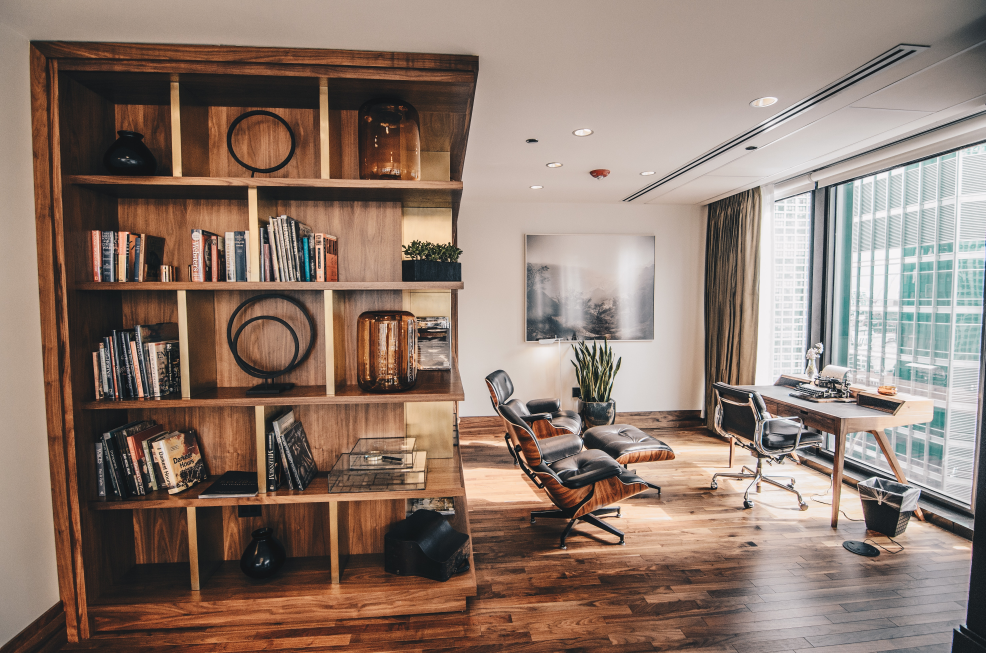
#> input picture project/image/3.jpg, 4928 x 3264 px, found by its file name (shown at 1/5 size)
$ python 14_Draw_Polygons_Hexagon_on_Image_openCV.py
#> lines starting #> are read from the running program, lines starting #| are printed output that depends on the picture
# (14)****************Draw ploygons and Hexagon on image in openCV using python******************

# ----if we want to draw polygons or hexagon on image than we use polylines function in cv2

# ---importing libraries
import cv2
import numpy as np

# ----this is the path of image
img_path = r'images/3.JPG'

# ---for reading the image
image = cv2.imread(img_path)
#> image is the input picture: shape (3264, 4928, 3); mean B, G, R 110.7, 122.4, 142.4
img_resize = cv2.resize(image,(800,600))
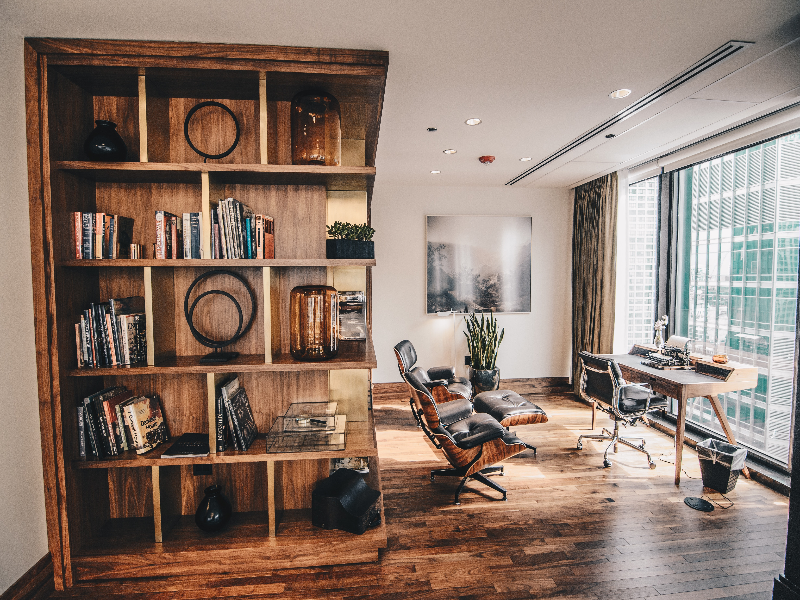
#> img_resize: shape (600, 800, 3); mean B, G, R 110.6, 122.2, 142.3

# ---Appling the polylines function
# pts = np.array([[50,70],[70,90],[50,110],[40,130],[500,150]])
isClosed = True
color = (34,234,8)
thickness = 3
lineType = cv2.LINE_8
shift =0

# ----creat polyline function
# img_polygon = cv2.polylines(img_resize,[pts],isClosed,color,thickness,lineType,shift)

# ----if we want to creat hexagon shape than we use always polylines function just change the pts values
pts = np.array([[25,70],[25,145],
                [75,190],[150,190],
                [200,150],[200,70],
                [150,25],[75,25]],
                np.int32)
img_polygon = cv2.polylines(img_resize,[pts],isClosed,color,thickness,lineType,shift)

# ----if we want to draw rectangle, triangle or line by using polyline we use polylines function
rectangle = np.array([[10,5],[10,255],[50,225],[50,5]],np.int32)
triangle = np.array([[100,110],[150,190],[400,305],],np.int32)
line = np.array([[500,225],[700,225]],np.int32)

# ---this is for rectangle
# img_polygon = cv2.polylines(img_resize,[rectangle],isClosed,color,thickness,lineType,shift)

# ---this is for triangle
# img_polygon = cv2.polylines(img_resize,[triangle],isClosed,color,thickness,lineType,shift)

# ----this is for line
# img_polygon = cv2.polylines(img_resize,[line],isClosed,color,thickness,lineType,shift)

# ----if we want to put text in the line than we use putText function
# text = cv2.putText(img_polygon,"Amazing",(450,225),cv2.FONT_HERSHEY_SCRIPT_COMPLEX,2,(255,36,232),2)
text = cv2.putText(img_polygon,"OctaGon",(50,105),cv2.FONT_HERSHEY_SCRIPT_COMPLEX,2,(255,36,232),2)


# ---for showing the image
# cv2.imshow("image",img_polygon)
cv2.imshow("image",text)
cv2.waitKey(0)
cv2.destroyAllWindows()

$ run again, with project/image/1.jpg copied over project/image/3.jpg
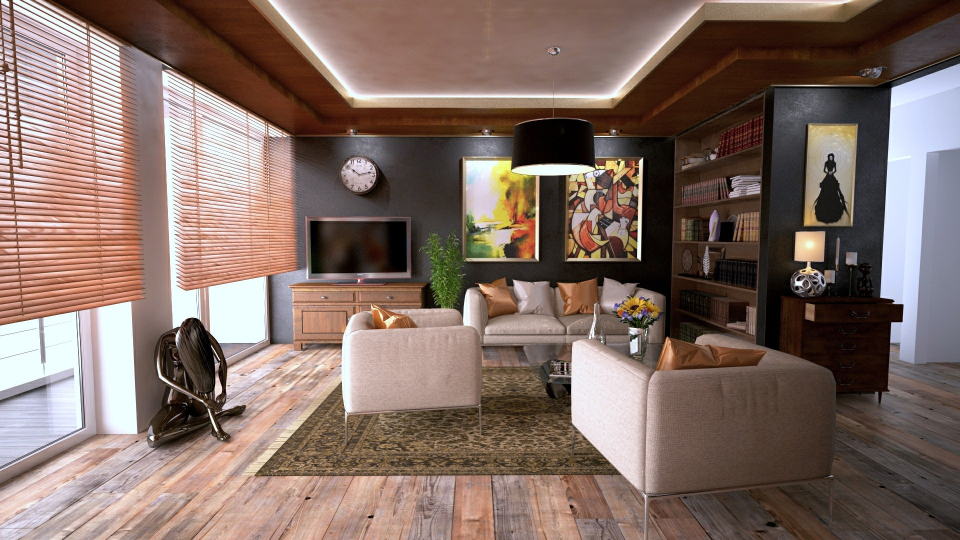
#> input picture project/image/1.jpg, 1920 x 1080 px, found by its file name (shown at 1/2 size)
#> image is the input picture: shape (1080, 1920, 3); mean B, G, R 101.5, 109.7, 130.3
#> `img_resize = cv2.resize(image,(800,600))`:
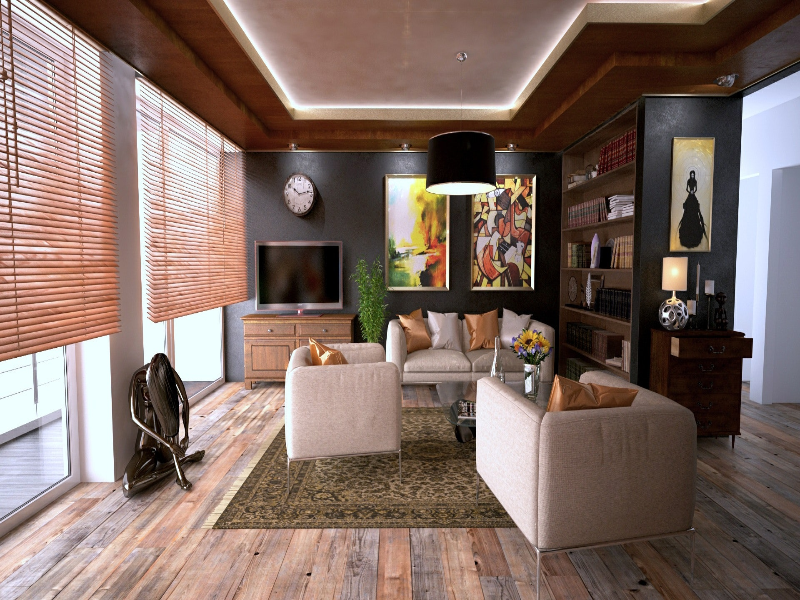
#> img_resize: shape (600, 800, 3); mean B, G, R 101.4, 109.7, 130.2

$ run again, with project/image/2.jpg copied over project/image/3.jpg
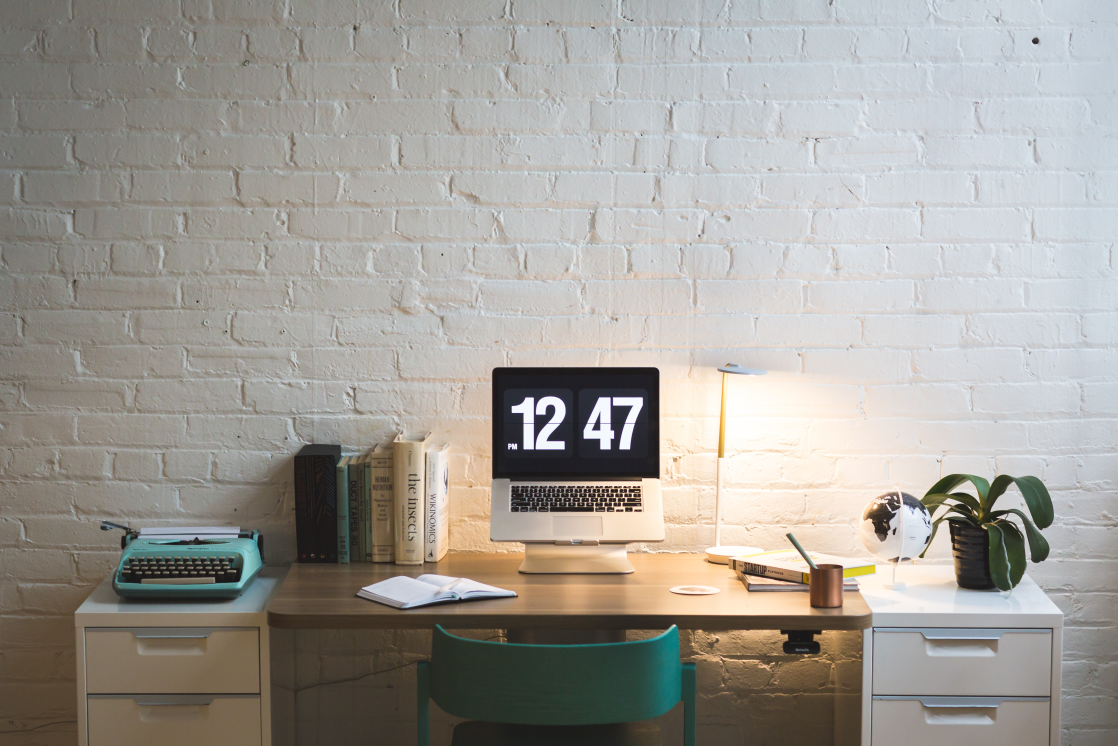
#> input picture project/image/2.jpg, 5590 x 3727 px, found by its file name (shown at 1/5 size)
#> image is the input picture: shape (3727, 5590, 3); mean B, G, R 151.5, 157.4, 160.6
#> `img_resize = cv2.resize(image,(800,600))`:
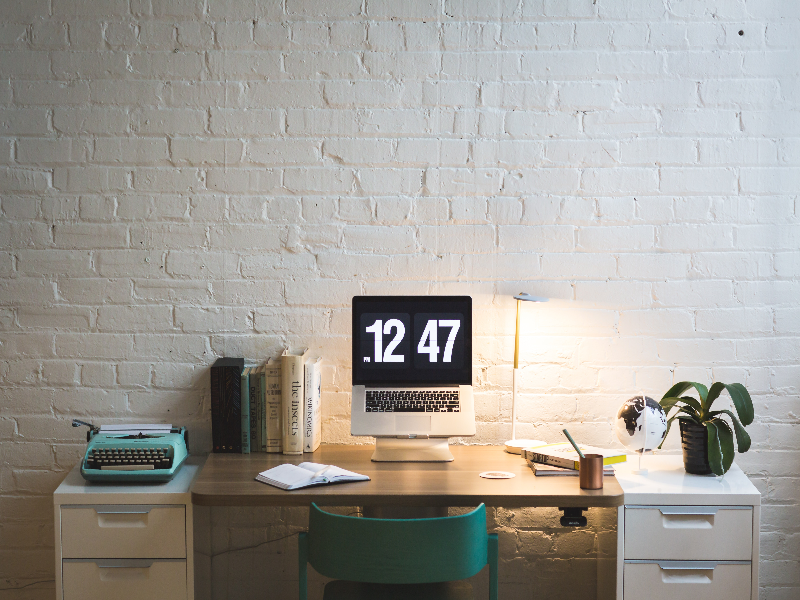
#> img_resize: shape (600, 800, 3); mean B, G, R 151.4, 157.3, 160.5

$ run again, with project/image/4.jpg copied over project/image/3.jpg
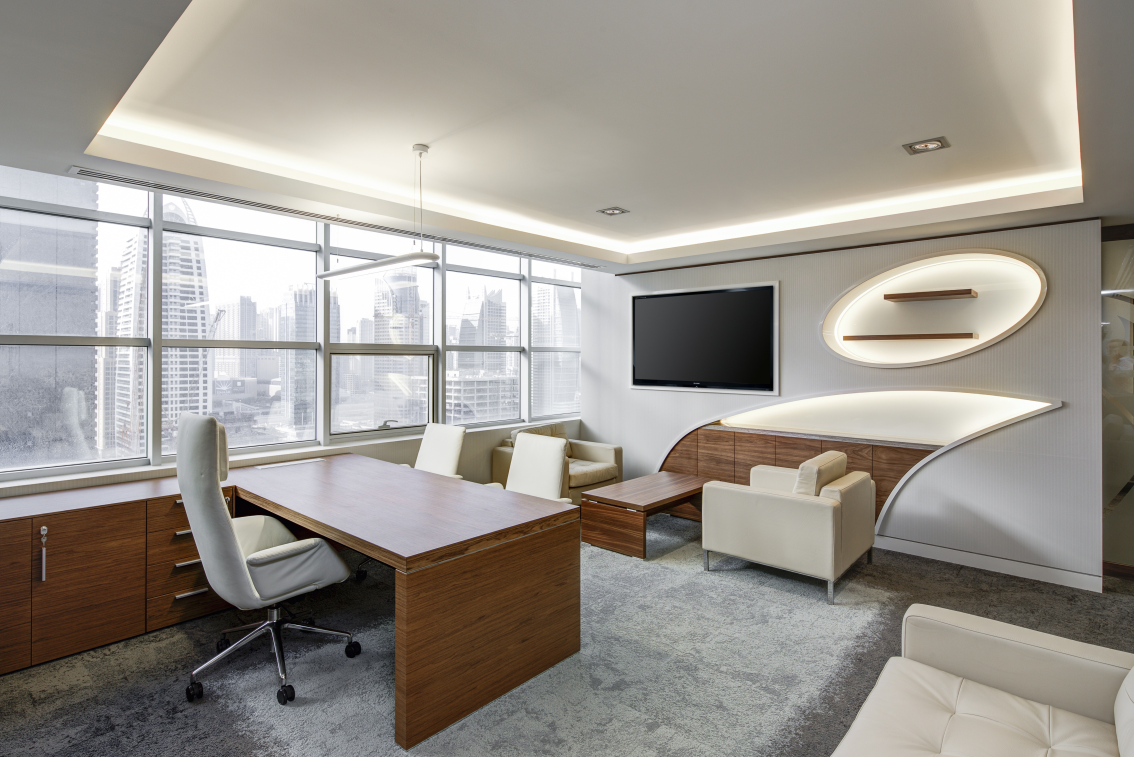
#> input picture project/image/4.jpg, 5669 x 3785 px, found by its file name (shown at 1/5 size)
#> image is the input picture: shape (3785, 5669, 3); mean B, G, R 142.9, 149.8, 154.8
#> `img_resize = cv2.resize(image,(800,600))`:
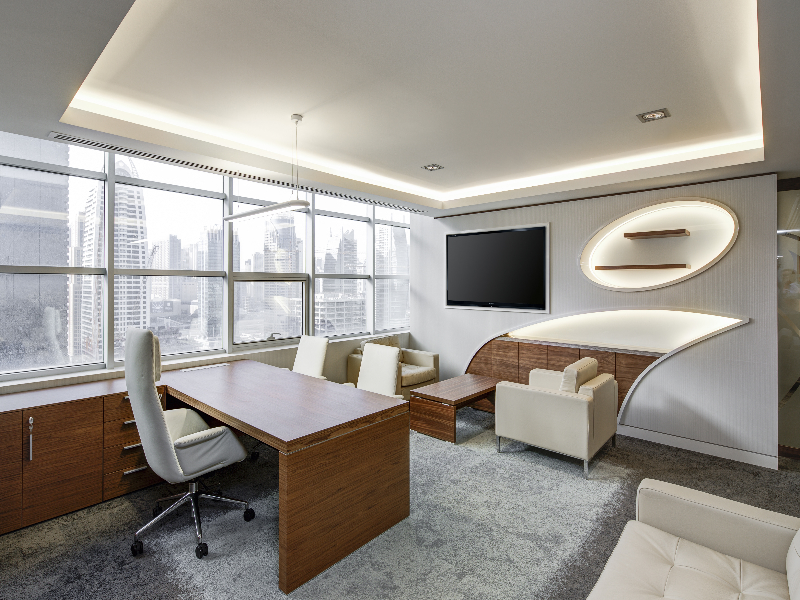
#> img_resize: shape (600, 800, 3); mean B, G, R 142.8, 149.8, 154.8
